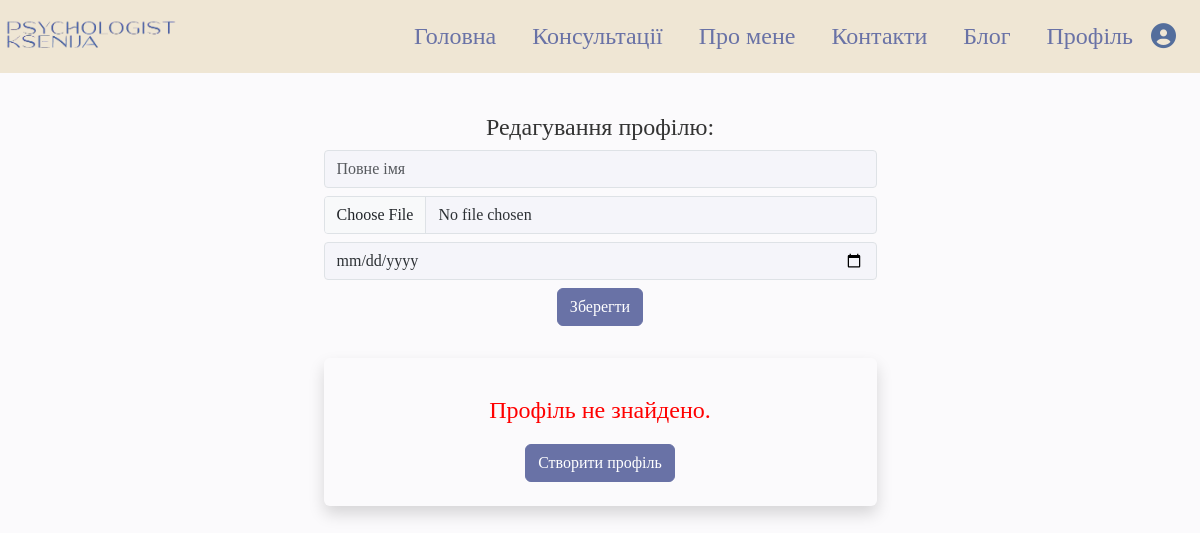
Before: /view_profile/profile/edit/ (signed in) with the older database file.
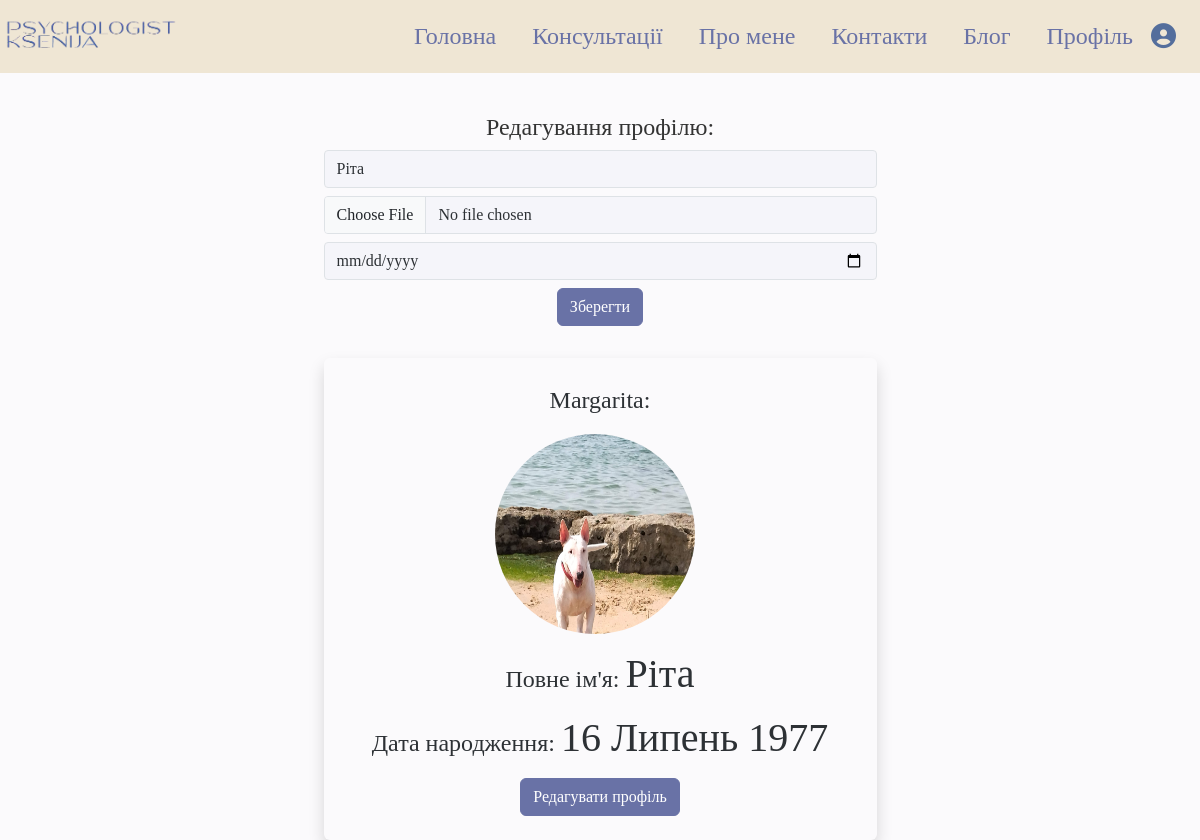
After: the same page with the newer database file.
### profiles/models.py (models this page shows, shortened)
class UserProfile(models.Model):
    user = models.OneToOneField(User, on_delete=models.CASCADE)
    full_name = models.CharField(max_length=255, blank=True)
    avatar = models.ImageField(upload_to='avatars/', blank=True, null=True)
    date_of_birth = models.DateField(blank=True, null=True)

### profiles/views.py (the view, shortened to what this page needs)
# urls.py: path('profile/edit/', edit_profile, name='edit_profile'),
def edit_profile(request):
    try:
        profile = UserProfile.objects.get(user=request.user)
    except UserProfile.DoesNotExist:
        profile = None
    return render(request, 'profiles/edit_profile.html', {'profile': profile})

### profiles/templates/profiles/edit_profile.html (shortened to what this page needs)
{% extends 'main/base.html' %}
{% load static %}
{% block content %}
<link rel="stylesheet" type="text/css" href="{% static 'profiles/profiles_styles.css' %}">
<div class="container mt-4">
  <div class="row justify-content-center">
    <div class="col-6 align-items-center">
        <div class="text-center">
            <h3 class="blog-title mt-3">Редагування профілю:</h3>
            <form method="post" enctype="multipart/form-data" action="{% url 'edit_profile' %}">
                <input type="text" name="full_name" id="id_full_name" class="form-control mb-2" placeholder="Повне імя" value="{{ profile.full_name }}">
                <input type="file" name="avatar" accept="image/*" class="form-control  mb-2">
                {% load l10n %}
                <input type="date" name="date_of_birth" id="id_birth" class="form-control mb-2" value="{{ profile.date_of_birth|date:"d F Y" }}">
                <button type="submit" class="btn btn-outline-primary mb-2">Зберегти</button>
            </form>
            <div class="text-center rounded shadow p-4 mt-4">
                {% if profile %}
                        <p>{{ profile.user.username }}:</p>
                        <img src="{{ profile.avatar.url }}" alt="{{ profile.user.username }}'s Avatar" class="profile-avatar">
                        <div class="profile-info">
                            <p><h4>Повне ім'я: <span class="name">{{ profile.full_name }}</span></h4></p>
                            <p><h4>Дата народження: <span class="name">{{ profile.date_of_birth|date:"d F Y"}}</span></h4></p>
                            <a href="{% url 'edit_profile' %}" class="btn btn-outline-primary">Редагувати профіль</a>
                        </div>
                {% else %}
                    <p class="profile-not-found">Профіль не знайдено.</p>
                    <a href="{% url 'edit_profile' %}" class="btn btn-outline-primary">Створити профіль</a>
                {% endif %}
            </div>
        </div>
    </div>
  </div>
</div>
{% endblock %}

Changed rows visible on the page:
added UserProfile: full_name "Ріта", user.username "Margarita", avatar (picture), date_of_birth "16 Липень 1977"
Other visible differences:
text no longer shown: "Профіль не знайдено. Створити профіль"
text now shown: ": Повне ім'я: Дата народження: Редагувати профіль"
